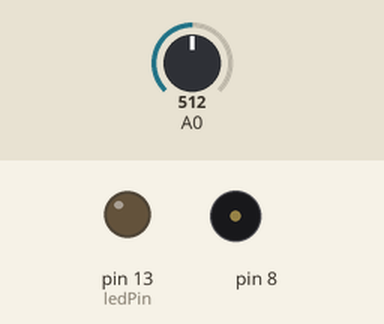
Recording of a sketch running on a simulated Arduino Uno, built with avr-gcc and run on an emulated ATmega328P. On the bench: output pins drawn as LEDs (lit = HIGH), buzzer (waves = sounding). The inputs (shaded band) are chosen by the test bench; at power-on: A0 = 512. What the sketch prints to the serial monitor is not drawn.

Above: at 5.5 s.
Timing chart, 0 to 8.0 s (numbered marks = the images above):
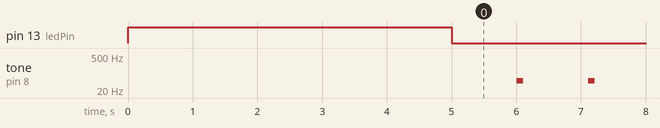

The sketch:

PIEZO001.ino
```cpp
int sensorValue;
int sensorLow = 1023;
int sensorHigh = 0;
const int ledPin = 13;
void setup() {
  Serial.begin(9600);
  pinMode(ledPin, OUTPUT);
  digitalWrite(ledPin, HIGH);

  while (millis() < 5000) {
  sensorValue = analogRead(A0);
  if (sensorValue > sensorHigh)
  {
    sensorHigh = sensorValue;
    }
  if (sensorValue < sensorLow)
  {
    sensorLow = sensorValue;
    }
  Serial.print("SensorLow = ");Serial.print(sensorLow);
  Serial.print(", SensorHigh = "); Serial.print(sensorHigh);
  Serial.print(", Sensor Value= ");  Serial.println(sensorValue);
  delay(1000);
  }
  digitalWrite(ledPin, LOW);
  }

void loop() {
  sensorValue = analogRead(A0);
  Serial.println("Sensor Values");
  Serial.print("\tSensorLow = ");  Serial.print(sensorLow);
  Serial.print("\tSensorHigh = "); Serial.print(sensorHigh);
  Serial.print("\tSensor Value= "); Serial.println(sensorValue);
  delay(1000);
  int pitch = map(sensorValue, sensorLow, sensorHigh, 50, 4000); //ค่าที่เซ็นเซอร์อ่านค่าได้,ค่าต่ำสุด,ค่าสูงสุด,ความถี่ต่ำสุด 50Hz,ความถี่สูงสุด 4000Hz
  tone(8,pitch,100); //แสดงผลออกทางขาD8,ความถี่เท่ากับ pitch,ความยาวคาบหรือเสียงดังนานแค่ไหน
  delay(100);
  }
```

Measured:
- by itself, tone on pin 8: alternates 49 Hz for 0.10 s and silent for 1.0 s
